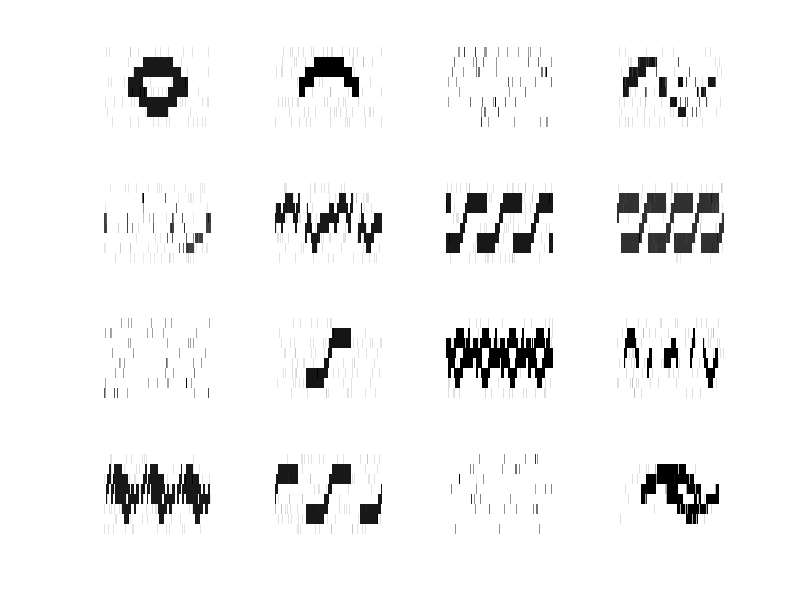
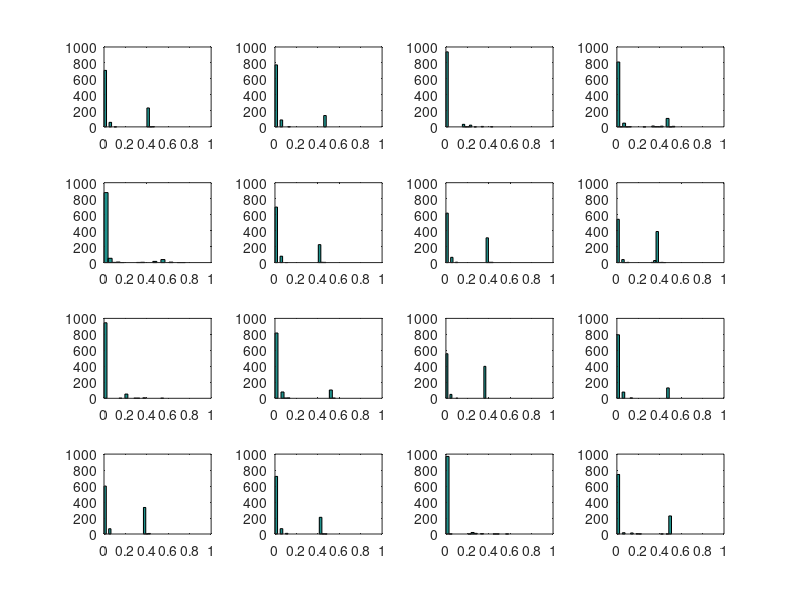

These charts were generated, in order, by the following MATLAB code: (Note: this script raises an error after producing the figures.)
clc;clear all;

addpath('Data','Utility');
load training_data_SL126_120; V = double(V); 
load test_structure; VV = double(test.signal);

base_num = 16;
W = rand(size(V,1),base_num);
H = rand(base_num,size(V,2));
Project = rand(size(H,1),size(VV,2));
 
graph = diag(ones(1,size(V,2)));
d = zeros(size(V,2),size(V,2));
geom_coefficient = 1;
geom_diag_term = eye(size(V,2));
geom_graph_term = zeros(size(V,2),size(V,2));
proj_geom_diag_term = eye(size(VV,2));
proj_geom_graph_term = zeros(size(VV,2),size(VV,2));

stat_base_term = eye(size(W,2));
stat_coef_term = eye(size(W,2));


M = size(V,1); 
N = size(V,2);
A = ones(M,N);
B = ones(1,M);
C = ones(N,1);
D = ones(M,base_num);
E = ones(base_num,N);
AA = ones(M,size(VV,2));
iteration = 600;
real_num = test.number;
prior = 0;
gType = prior;
sType = prior;
  
coef_addition = geom_coefficient*H*geom_graph_term;

for jj = 1:iteration
      % KL-divergence
      W = W./(A*H'+W*stat_base_term).*((V./(W*H+eps))*H');
      H = H./(W'*A+geom_coefficient*stat_coef_term*H*geom_diag_term).*(W'*(V./(W*H+eps))+coef_addition);
end

cluster = zeros(size(H,1),5);
for i = 1:size(H,2)
    if mod(i-1,5) == 0
       cluster(:,1) = cluster(:,1) + H(:,i);
    elseif mod(i-1,5) == 1
           cluster(:,2) = cluster(:,2) + H(:,i);
    elseif mod(i-1,5) == 2
           cluster(:,3) = cluster(:,3) + H(:,i);
    elseif mod(i-1,5) == 3
           cluster(:,4) = cluster(:,4) + H(:,i);
    elseif mod(i-1,5) == 4
        cluster(:,5) = cluster(:,5) + H(:,i); 
    end
end

for it_number = 1:iteration
    proj_addition = geom_coefficient*Project*proj_geom_graph_term;
    Project = Project./(W'*AA+geom_coefficient*stat_coef_term*Project*proj_geom_diag_term).*(W'*(VV./(W*Project+eps))+proj_addition);   
end

for ii = 1:size(VV,2)
    for jj = 1:size(H,2)
        distance(jj) = norm(Project(:,ii) - H(:,jj));
    end
    ind = find(distance == min(distance));
    index(ii) = mod(ind(1)-1,5); 
end
scenario_num = index;

for ii = 1:size(Project,1)
    for jj = 1:size(Project,2)
        if prior & gType & sType
            if Project(ii,jj) <= 0.1
                Proj(ii,jj) = 0;
            else
                Proj(ii,jj) = Project(ii,jj);
            end
        elseif (prior & gType) || (prior & sType)
            if Project(ii,jj) <= 0.8
                Proj(ii,jj) = 0;
            else
                Proj(ii,jj) = Project(ii,jj);
            end
        else
            if Project(ii,jj) <= 1.5
               Proj(ii,jj) = 0;
            else
               Proj(ii,jj) = Project(ii,jj);
               
            end
        end
    end
end

figure
for ii = 1:size(W,2)
    subplot(sqrt(size(W,2)),sqrt(size(W,2)),ii); imagesc(1-reshape(W(:,ii),8,126));colormap(gray);axis off;
end
figure
for jj = 1:size(W,2)
    subplot(sqrt(size(W,2)),sqrt(size(W,2)),jj); hist(W(:,jj),20);axis([0 1 0 1000]);
end

reconstruct_data = W*Proj;
 Illustration;